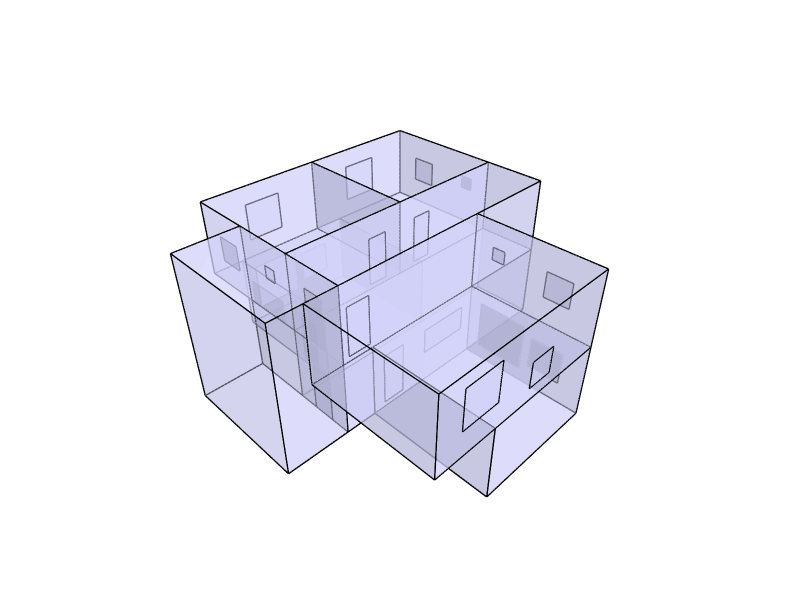

Source (notebook cell):
### Markdown cell above
## 5. Manipulate Geometry Visualization

### Code cell
# Displaying the grouped geometry
Topology.Show(
    building, Windows, Doors,
    faceColor=[210, 210, 250],
    faceOpacity=0.5,
    edgeColor="black",
    edgeWidth=3,
    showVertices=False,
    backgroundColor="white",
    width=800,
    height=600,
    renderer="vscode"

)

### Figure 1 — Plotly figure (JSON) as saved in the notebook; plotly's stock layout.template omitted (floating-point values rounded to 4 significant figures; data arrays with more than 128 entries replaced by an {"elided": "..."} marker saying what was removed)
{"data": [{"hoverinfo": "text", "legendgroup": "2", "legendrank": 2, "line": {"color": "black", "dash": "solid", "width": 3}, "marker": {"size": 0}, "mode": "lines", "name": "1: Untitled (Edges)", "showlegend": false, "text": "", "type": "scatter3d", "x": {"elided": "624 float values"}, "y": {"elided": "624 float values"}, "z": {"elided": "624 float values"}}, {"cmax": 1, "cmin": 0, "color": "#D2D2FA", "colorscale": [[0, "#440154"], [0.1111, "#482878"], [0.2222, "#3e4989"], [0.3333, "#31688e"], [0.4444, "#26828e"], [0.5556, "#1f9e89"], [0.6667, "#35b779"], [0.7778, "#6ece58"], [0.8889, "#b5de2b"], [1, "#fde725"]], "flatshading": true, "hoverinfo": "text", "hovertext": "", "i": [0, 0, 4, 4, 3, 3, 7, 2, 7, 7, 1, 4, 8, 8, 12, 12, 11, 11, 10, 10, 15, 15, 12, 12, 16, 16, 13, 13, 17, 17, 11, 11, 14, 14, 13, 13, 20, 20, 24, 24, 23, 23, 22, 22, 27, 27, 24, 24, 28, 28, 32, 32, 29, 29, 35, 35, 32, 32, 30, 30, 10, 10, 38, 38, 10, 10, 37, 37, 40, 40, 41, 41, 15, 15, 17, 17, 15, 15, 43, 43, 37, 37, 36, 36, 44, 47, 47, 49, 49, 51, 36, 36, 41, 41, 52, 36, 36, 19, 19, 42, 52, 52, 54, 54, 49, 49, 50, 50, 19, 19, 54, 54], "j": [1, 2, 5, 6, 6, 5, 6, 7, 2, 1, 0, 1, 9, 10, 13, 14, 14, 13, 15, 14, 10, 9, 9, 8, 8, 11, 18, 19, 19, 18, 14, 19, 11, 8, 8, 16, 21, 22, 25, 26, 26, 25, 27, 26, 22, 21, 21, 20, 29, 31, 33, 34, 35, 34, 29, 31, 31, 28, 34, 33, 17, 36, 39, 40, 39, 38, 40, 39, 37, 36, 36, 17, 19, 42, 10, 37, 10, 17, 37, 10, 43, 42, 42, 19, 45, 48, 45, 44, 47, 47, 42, 48, 47, 36, 38, 41, 38, 52, 36, 36, 53, 50, 44, 52, 38, 41, 53, 38, 45, 48, 46, 45], "k": [2, 3, 6, 7, 5, 0, 3, 3, 1, 4, 5, 5, 10, 11, 14, 15, 13, 8, 14, 11, 9, 12, 8, 13, 11, 17, 19, 14, 18, 16, 19, 17, 8, 13, 16, 18, 22, 23, 26, 27, 25, 20, 26, 23, 21, 24, 20, 25, 30, 29, 34, 35, 34, 30, 31, 32, 28, 33, 33, 28, 36, 37, 40, 41, 38, 17, 39, 10, 36, 41, 17, 38, 42, 43, 37, 36, 17, 19, 10, 15, 42, 36, 19, 17, 46, 45, 44, 50, 44, 49, 48, 47, 51, 47, 53, 38, 52, 54, 52, 19, 50, 44, 46, 44, 41, 51, 38, 49, 48, 42, 45, 19], "legendgroup": "3", "legendrank": 3, "lighting": {"facenormalsepsilon": 0}, "name": "1: Untitled (Faces)", "opacity": 0.5, "showlegend": false, "showscale": false, "text": "", "type": "mesh3d", "x": [-2.5, 5.0, 5.0, -2.5, 5.0, -2.5, -2.5, 5.0, 3.75, 8.75, 8.75, 3.75, 8.75, 3.75, 3.75, 8.75, -1.25, -1.25, -1.25, -1.25, 1.3e-05, 5.0, 5.0, 1.3e-05, 5.0, 1.3e-05, 1.3e-05, 5.0, 0, 5, 0, 5, 5, 0, 0, 5, -1.25, 8.75, -1.25, 8.75, 8.75, -1.25, -1.25, 8.75, -3.75, -3.75, -3.75, -3.75, -3.75, -3.75, -3.75, -3.75, -1.25, -1.25, -1.25], "y": [8e-06, 8e-06, -5.0, -5.0, 8e-06, 8e-06, -5.0, -5.0, 7.5, 7.5, 2.5, 2.5, 7.5, 7.5, 2.5, 2.5, 7.5, 2.5, 7.5, 2.5, 7.5, 7.5, 2.5, 2.5, 7.5, 7.5, 2.5, 2.5, 0, -5, -5, 0, 0, 0, -5, -5, 8e-06, 8e-06, 2.5, 2.5, 8e-06, 8e-06, 8e-06, 8e-06, 5.0, 2.5, 5.0, 8e-06, 8e-06, 2.5, 5.0, 8e-06, 5.0, 5.0, 5.0], "z": [3.2, 3.2, 3.2, 3.2, 6.2, 6.2, 6.2, 6.2, 3.2, 3.2, 3.2, 3.2, 6.2, 6.2, 6.2, 6.2, 3.2, 3.2, 6.2, 6.2, 0.2, 0.2, 0.2, 0.2, 3.2, 3.2, 3.2, 3.2, 0.2, 0.2, 0.2, 0.2, 3.2, 3.2, 3.2, 3.2, 3.2, 3.2, 0.2, 0.2, 0.2, 0.2, 6.2, 6.2, 3.2, 6.2, 6.2, 3.2, 6.2, 0.2, 0.2, 0.2, 3.2, 0.2, 6.2]}, {"hoverinfo": "text", "legendgroup": "6", "legendrank": 6, "line": {"color": "black", "dash": "solid", "width": 3}, "marker": {"size": 0}, "mode": "lines", "name": "2: Untitled (Edges)", "showlegend": false, "text": "", "type": "scatter3d", "x": {"elided": "192 float values"}, "y": {"elided": "192 float values"}, "z": {"elided": "192 float values"}}, {"cmax": 1, "cmin": 0, "color": "#D2D2FA", "colorscale": [[0, "#440154"], [0.1111, "#482878"], [0.2222, "#3e4989"], [0.3333, "#31688e"], [0.4444, "#26828e"], [0.5556, "#1f9e89"], [0.6667, "#35b779"], [0.7778, "#6ece58"], [0.8889, "#b5de2b"], [1, "#fde725"]], "flatshading": true, "hoverinfo": "text", "hovertext": "", "i": [0, 0, 4, 4, 8, 8, 12, 12, 16, 16, 20, 20, 24, 24, 28, 28, 32, 32, 36, 36, 40, 40, 44, 44, 48, 48, 52, 52, 56, 56, 60, 60], "j": [1, 2, 5, 6, 9, 11, 13, 15, 17, 18, 21, 22, 25, 26, 29, 30, 33, 34, 37, 38, 41, 42, 45, 46, 49, 50, 53, 54, 57, 58, 61, 62], "k": [2, 3, 6, 7, 10, 9, 14, 13, 18, 19, 22, 23, 26, 27, 30, 31, 34, 35, 38, 39, 42, 43, 46, 47, 50, 51, 54, 55, 58, 59, 62, 63], "legendgroup": "7", "legendrank": 7, "lighting": {"facenormalsepsilon": 0}, "name": "2: Untitled (Faces)", "opacity": 0.5, "showlegend": false, "showscale": false, "text": "", "type": "mesh3d", "x": [5.0, 5.0, 5.0, 5.0, 5.0, 5.0, 5.0, 5.0, 2.5, 1.5, 1.5, 2.5, 1.1e-05, -1.5, -1.5, 1.1e-05, 8.75, 8.75, 8.75, 8.75, 8.75, 8.75, 8.75, 8.75, 7.0, 7.0, 5.5, 5.5, 2.0, 2.0, 0.5, 0.5, -1.25, -1.25, -1.25, -1.25, -1.25, -1.25, -1.25, -1.25, 1.3e-05, 1.3e-05, 1.3e-05, 1.3e-05, 4.098, 4.098, 2.798, 2.798, 2.467, 2.467, 0.5174, 0.5174, 4.5, 4.5, 2.5, 2.5, 5, 5, 5, 5, 5, 5, 5, 5], "y": [-1.3, -1.3, -0.8, -0.8, -4, -4, -3.0, -3.0, -5.0, -5.0, -5.0, -5.0, -5.0, -5.0, -5.0, -5.0, 3.3, 3.3, 3.8, 3.8, 5.5, 5.5, 6.5, 6.5, 7.5, 7.5, 7.5, 7.5, 7.5, 7.5, 7.5, 7.5, 5.5, 5.5, 6.5, 6.5, 3.3, 3.3, 3.8, 3.8, 5.0, 5.0, 7.0, 7.0, 7.5, 7.5, 7.5, 7.5, 7.5, 7.5, 7.5, 7.5, 0, 0, 0, 0, -2.467, -2.467, -0.5174, -0.5174, -4.098, -4.098, -2.798, -2.798], "z": [5.2, 4.7, 4.7, 5.2, 5.2, 4.2, 4.2, 5.2, 3.7, 4.7, 3.7, 4.7, 4.2, 5.7, 4.2, 5.7, 5.2, 4.7, 4.7, 5.2, 5.2, 4.2, 4.2, 5.2, 5.45, 3.95, 3.95, 5.45, 5.45, 3.95, 3.95, 5.45, 4.2, 5.2, 5.2, 4.2, 4.7, 5.2, 5.2, 4.7, 1.495, 2.5, 2.5, 1.495, 2.334, 1.034, 1.034, 2.334, 2.659, 0.7164, 0.7164, 2.659, 2.5, 1.495, 1.495, 2.5, 2.659, 0.7164, 0.7164, 2.659, 2.334, 1.034, 1.034, 2.334]}, {"hoverinfo": "text", "legendgroup": "10", "legendrank": 10, "line": {"color": "black", "dash": "solid", "width": 3}, "marker": {"size": 0}, "mode": "lines", "name": "3: Untitled (Edges)", "showlegend": false, "text": "", "type": "scatter3d", "x": [-0.09999, -0.09999, null, -0.09999, -1.0, null, -1.0, -1.0, null, -1.0, -0.09999, null, 5.29, 4.49, null, 4.49, 4.49, null, 4.49, 5.29, null, 5.29, 5.29, null, 2.21, 2.21, null, 2.21, 3.01, null, 3.01, 3.01, null, 3.01, 2.21, null, 1.3e-05, 1.3e-05, null, 1.3e-05, 1.3e-05, null, 1.3e-05, 1.3e-05, null, 1.3e-05, 1.3e-05, null, 0.5, 1.4, null, 1.4, 1.4, null, 1.4, 0.5, null, 0.5, 0.5, null, -1.25, -1.25, null, -1.25, -1.25, null, -1.25, -1.25, null, -1.25, -1.25, null, -1.25, -1.25, null, -1.25, -1.25, null, -1.25, -1.25, null, -1.25, -1.25, null], "y": [8e-06, 8e-06, null, 8e-06, 8e-06, null, 8e-06, 8e-06, null, 8e-06, 8e-06, null, 2.5, 2.5, null, 2.5, 2.5, null, 2.5, 2.5, null, 2.5, 2.5, null, 2.5, 2.5, null, 2.5, 2.5, null, 2.5, 2.5, null, 2.5, 2.5, null, 3.0, 3.9, null, 3.9, 3.9, null, 3.9, 3.0, null, 3.0, 3.0, null, 0, 0, null, 0, 0, null, 0, 0, null, 0, 0, null, 0.8, 1.7, null, 1.7, 1.7, null, 1.7, 0.8, null, 0.8, 0.8, null, 0.8, 1.7, null, 1.7, 1.7, null, 1.7, 0.8, null, 0.8, 0.8, null], "z": [5.3, 3.4, null, 3.4, 3.4, null, 3.4, 5.3, null, 5.3, 5.3, null, 5.3, 5.3, null, 5.3, 3.4, null, 3.4, 3.4, null, 3.4, 5.3, null, 5.3, 3.4, null, 3.4, 3.4, null, 3.4, 5.3, null, 5.3, 5.3, null, 2.5, 2.5, null, 2.5, 0.4, null, 0.4, 0.4, null, 0.4, 2.5, null, 2.5, 2.5, null, 2.5, 0.4, null, 0.4, 0.4, null, 0.4, 2.5, null, 2.3, 2.3, null, 2.3, 0.2, null, 0.2, 0.2, null, 0.2, 2.3, null, 5.3, 5.3, null, 5.3, 3.2, null, 3.2, 3.2, null, 3.2, 5.3, null]}, {"cmax": 1, "cmin": 0, "color": "#D2D2FA", "colorscale": [[0, "#440154"], [0.1111, "#482878"], [0.2222, "#3e4989"], [0.3333, "#31688e"], [0.4444, "#26828e"], [0.5556, "#1f9e89"], [0.6667, "#35b779"], [0.7778, "#6ece58"], [0.8889, "#b5de2b"], [1, "#fde725"]], "flatshading": true, "hoverinfo": "text", "hovertext": "", "i": [0, 0, 4, 4, 8, 8, 12, 12, 16, 16, 20, 20, 24, 24], "j": [1, 2, 5, 6, 9, 11, 13, 14, 17, 18, 21, 22, 25, 26], "k": [2, 3, 6, 7, 10, 9, 14, 15, 18, 19, 22, 23, 26, 27], "legendgroup": "11", "legendrank": 11, "lighting": {"facenormalsepsilon": 0}, "name": "3: Untitled (Faces)", "opacity": 0.5, "showlegend": false, "showscale": false, "text": "", "type": "mesh3d", "x": [-0.09999, -0.09999, -1.0, -1.0, 5.29, 5.29, 4.49, 4.49, 3.01, 2.21, 2.21, 3.01, 1.3e-05, 1.3e-05, 1.3e-05, 1.3e-05, 1.4, 1.4, 0.5, 0.5, -1.25, -1.25, -1.25, -1.25, -1.25, -1.25, -1.25, -1.25], "y": [8e-06, 8e-06, 8e-06, 8e-06, 2.5, 2.5, 2.5, 2.5, 2.5, 2.5, 2.5, 2.5, 3.0, 3.0, 3.9, 3.9, 0, 0, 0, 0, 0.8, 0.8, 1.7, 1.7, 0.8, 0.8, 1.7, 1.7], "z": [5.3, 3.4, 3.4, 5.3, 3.4, 5.3, 5.3, 3.4, 3.4, 5.3, 3.4, 5.3, 0.4, 2.5, 2.5, 0.4, 2.5, 0.4, 0.4, 2.5, 0.2, 2.3, 2.3, 0.2, 3.2, 5.3, 5.3, 3.2]}], "layout": {"autosize": true, "height": 600, "margin": {"b": 40, "l": 40, "r": 40, "t": 40}, "paper_bgcolor": "#FFFFFF", "plot_bgcolor": "#FFFFFF", "scene": {"aspectmode": "data", "camera": {"center": {"x": 0, "y": 0, "z": 0}, "eye": {"x": -1.25, "y": -1.25, "z": 1.25}, "projection": {"type": "perspective"}, "up": {"x": 0, "y": 0, "z": 1}}, "xaxis": {"visible": false}, "yaxis": {"visible": false}, "zaxis": {"visible": false}}, "showlegend": true, "width": 800, "xaxis": {"showgrid": false, "visible": false, "zeroline": false}, "yaxis": {"showgrid": false, "visible": false, "zeroline": false}}}
